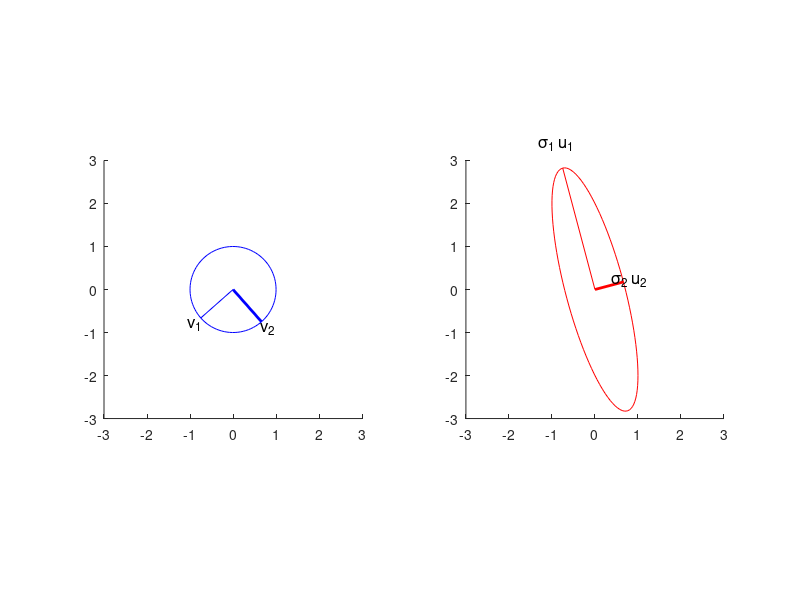

MATLAB code for this plot:
%
% svd_notes.m
% Carl Tape, GEOS 627, Inverse Problems and Parameter Estimation
%
% Misc concepts associated with the singular value decomposition
%

clc, clear, close all

bsvdgeometry = true;    % geometrical meaning of SVD for 2D example
bsvddiag = false;       % svd for a diagonal matrix

%--------------------------------------------------------------------------

if bsvdgeometry

% pick a matrix
%A = [1 1.5 ; 0 1]
A = randi([-2 2],2,2)

% singular value decomposition
[U,S,V] = svd(A)
U*S*V'

s1 = S(1,1);
s2 = S(2,2);
v1 = V(:,1);
v2 = V(:,2);
u1 = U(:,1);
u2 = U(:,2);

% unit circle for plotting
R = 1;
n = 100;
t = linspace(0,2*pi,n);
x = R*cos(t);
y = R*sin(t);
Vx = [x ; y];

ax0 = 3*[-1 1 -1 1];
figure; nr=1; nc=2; f = 1.2; fsize = 12;

subplot(nr,nc,1); hold on;
plot(Vx(1,:),Vx(2,:),'b-'); axis equal, axis(ax0);
plot([0 v1(1)],[0 v1(2)],'b',[0 v2(1)],[0 v2(2)],'b','linewidth',2);
text(f*v1(1),f*v1(2),'v_1','fontsize',fsize,'horizontalalignment','center');
text(f*v2(1),f*v2(2),'v_2','fontsize',fsize,'horizontalalignment','center');

Ux = A*Vx;      % for plotting
su1 = s1*u1;
su2 = s2*u2;

subplot(nr,nc,2); hold on;
plot(Ux(1,:),Ux(2,:),'r'); axis equal, axis(ax0);
%plot([0 u1(1)],[0 u1(2)],'r',[0 u2(1)],[0 u2(2)],'r','linewidth',2);
%text(f*u1(1),f*u1(2),'u_1','fontsize',fsize,'horizontalalignment','center');
%text(f*u2(1),f*u2(2),'u_2','fontsize',fsize,'horizontalalignment','center');
plot([0 su1(1)],[0 su1(2)],'r',[0 su2(1)],[0 su2(2)],'r','linewidth',2);
text(f*su1(1),f*su1(2),'\sigma_1 u_1','fontsize',fsize,'horizontalalignment','center');
text(f*su2(1),f*su2(2),'\sigma_2 u_2','fontsize',fsize,'horizontalalignment','center');

%print(gcf,'-depsc','svd_2D');

end

%--------------------------------------------------------------------------

if bsvddiag

% consider the effects of an svd on a diagonal matrix
% (e.g., the derivation in Aster, Eq 4.19, p. 100)
% [This is a fairly technical point, but some of the commands below may be
% illuminating in general.]

p = 6;      % fixed for all cases
m = p+3;
n = p+2;
k = min(m,n);
s = 10*rand(p,1)
%D1 = diag(s);
% consider four cases from Aster, Ch. 3
D1 = diag(sort(s,'descend'));
D2 = [D1 ; zeros(m-p,p)];
D3 = [D1 zeros(p,n-p)];
D4 = [D1 zeros(p,n-p) ; zeros(m-p,n)];
D1, D2, D3, D4
disp(sprintf('D1 is %i (m) x %i (n) with p = %i',size(D1),p));
disp(sprintf('D2 is %i (m) x %i (n) with p = %i',size(D2),p));
disp(sprintf('D3 is %i (m) x %i (n) with p = %i',size(D3),p));
disp(sprintf('D4 is %i (m) x %i (n) with p = %i',size(D4),p));

% It is clear from here that D = S (as expected),
% and all the U and V are identity matrices.
% note: why does it switch the order of the last two basis vectors in U4 and V4?
[U1,S1,V1] = svd(D1); %whos D1 U1 S1 V1
[U2,S2,V2] = svd(D2); %whos D2 U2 S2 V2
[U3,S3,V3] = svd(D3); %whos D3 U3 S3 V3
[U4,S4,V4] = svd(D4); %whos D4 U4 S4 V4

% economy size svd
[Up1,Sp1,Vp1] = svd(D1,'econ'); %whos D1 Up1 Sp1 Vp1, norm(D1 - Up1*Sp1*Vp1')
[Up2,Sp2,Vp2] = svd(D2,'econ'); %whos D2 Up2 Sp2 Vp2, norm(D2 - Up2*Sp2*Vp2')
[Up3,Sp3,Vp3] = svd(D3,'econ'); %whos D3 Up3 Sp3 Vp3, norm(D3 - Up3*Sp3*Vp3')

% I'm not sure why the econ command is not designed to work for Case 4.
% From "help svd": If X is m-by-n with m > n, then only the first
% n columns of U are computed and S is n-by-n.
[Up4,Sp4,Vp4] = svd(D4,'econ'); %whos D4 Up4 Sp4 Vp4, norm(D4 - Up4*Sp4*Vp4')
% we can manually remove the last two columns
Sp4 = Sp4(1:p,1:p);
Up4(:,p+1:k) = [];
Vp4(:,p+1:k) = [];
%disp('manually corrected version:');
%whos D4 Up4 Sp4 Vp4, norm(D4 - Up4*Sp4*Vp4')

% note: you can take the inverse of these
whos Sp1 Sp2 Sp3 Sp4
disp('inverse of Sp:');
inv(Sp1)
% note: you can't take the inverse of these
whos S1 S2 S3 S4

Ddag1 = Vp1*inv(Sp1)*Up1'
Ddag2 = Vp2*inv(Sp2)*Up2'
Ddag3 = Vp3*inv(Sp3)*Up3'
Ddag4 = Vp4*inv(Sp4)*Up4'

whos Ddag1 Ddag2 Ddag3 Ddag4 D1 D2 D3 D4

whos Up1 Up2 Up3 Up4 Vp1 Vp2 Vp3 Vp4

end

%--------------------------------------------------------------------------

